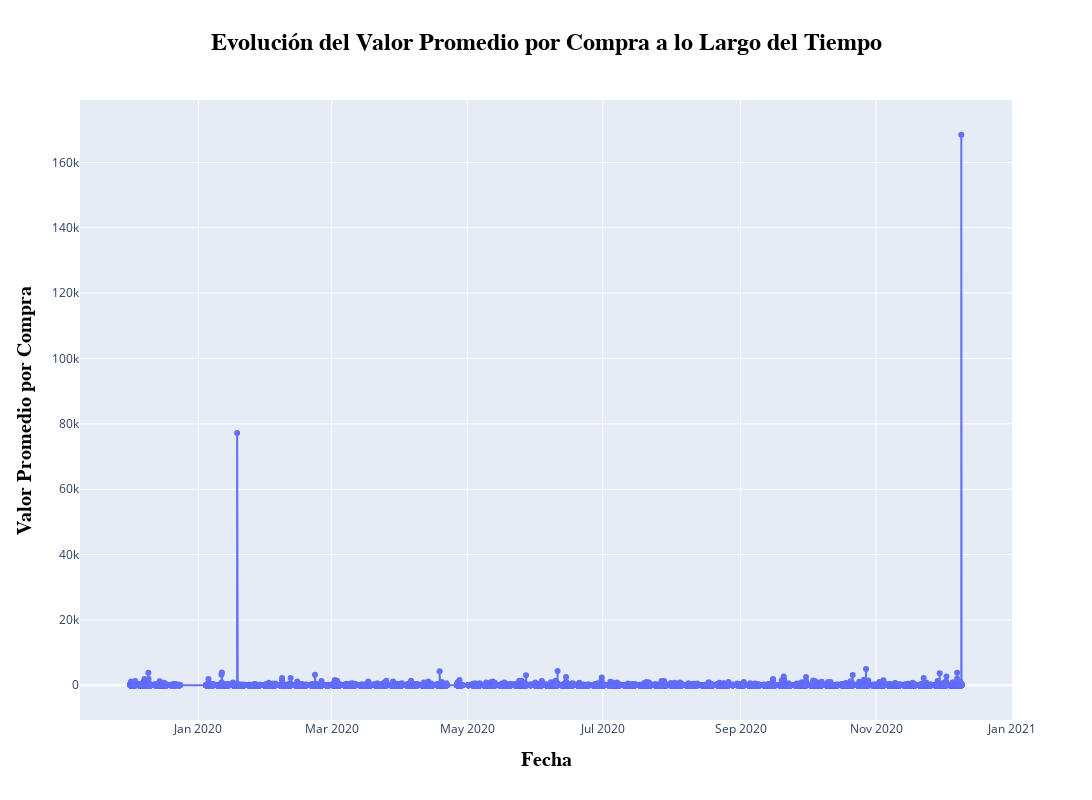

Notebook code cell kept with this figure:
### Code cell
# Agrupar por fecha y calcular el valor medio por transacción
average_value_per_day = df_with_components.groupby(df_with_components['invoice_date'])['total'].mean().reset_index()


average_value_per_day.columns = ['date', 'average_value']


print(average_value_per_day.head())

fig = go.Figure()
fig.add_trace(go.Scatter(x=average_value_per_day['date'], y=average_value_per_day['average_value'],
                    mode='lines+markers',
                    name='lines+markers',
                    ))
fig.update_layout(
    xaxis_title='Fecha',
    yaxis_title='Valor Promedio por Compra',
    title={
        'text': 'Evolución del Valor Promedio por Compra a lo Largo del Tiempo',
        'x': 0.5,  
        'xanchor': 'center',  
        'font': {'size': 24, 'family': 'Arial', 'color': 'black', 'weight': 'bold'}  
    },
    xaxis={'title': {'font': {'size': 20, 'family': 'Arial', 'color': 'black', 'weight': 'bold'}}},  
    yaxis={'title': {'font': {'size': 20, 'family': 'Arial', 'color': 'black', 'weight': 'bold'}}}, 
    width=1200, 
    height=800  
)
fig.show()

### Figure 1 — Plotly figure (JSON) as saved in the notebook; plotly's stock layout.template omitted (floating-point values rounded to 4 significant figures; data arrays with more than 128 entries replaced by an {"elided": "..."} marker saying what was removed)
{"data": [{"mode": "lines+markers", "name": "lines+markers", "type": "scatter", "x": {"elided": "17179 str values"}, "y": {"elided": "17179 float values"}}], "layout": {"height": 800, "title": {"font": {"color": "black", "family": "Arial", "size": 24, "weight": "bold"}, "text": "Evolución del Valor Promedio por Compra a lo Largo del Tiempo", "x": 0.5, "xanchor": "center"}, "width": 1200, "xaxis": {"title": {"font": {"color": "black", "family": "Arial", "size": 20, "weight": "bold"}, "text": "Fecha"}}, "yaxis": {"title": {"font": {"color": "black", "family": "Arial", "size": 20, "weight": "bold"}, "text": "Valor Promedio por Compra"}}}}
